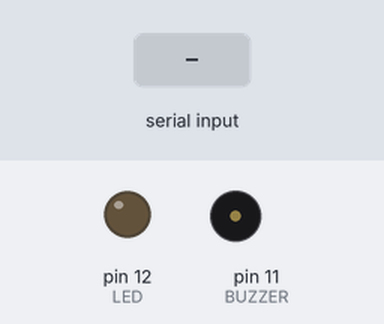
Bench run of a sketch on a simulated Arduino Uno, built with avr-gcc and run on an emulated ATmega328P. Shown: output pins drawn as LEDs (lit = HIGH), buzzer (waves = sounding, pin HIGH). Inputs (shaded band) come from the test bench.

Above: at 1.2 s.
1.3 s: "a" received over Serial
At 2.1 s:
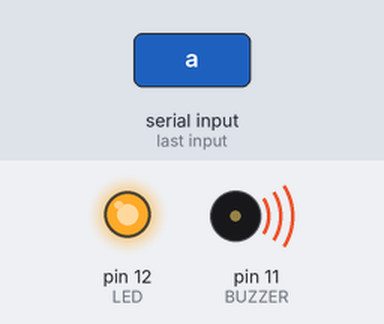
2.8 s: "b" received over Serial
At 3.2 s:
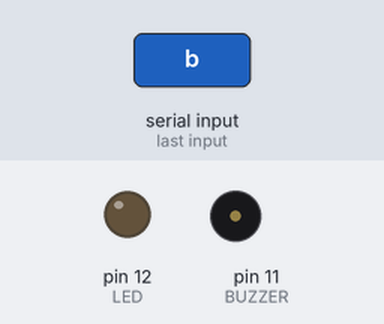
4.3 s: "A" received over Serial
At 5.5 s:
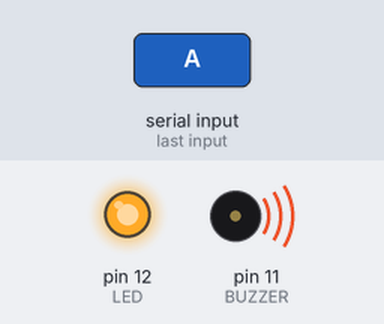
Timing chart, 0 to 7.3 s (numbered marks = the images above; inputs shaded):
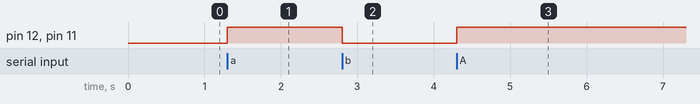

The sketch:

remote_alarm.ino
```cpp
// generated by ArduinoML

int BUTTON = 9;
int LED = 12;
int BUZZER = 11;
char incomingByte;

void setup() {
	pinMode(BUTTON, INPUT);
	pinMode(LED, OUTPUT);
	pinMode(BUZZER, OUTPUT);
	Serial.begin(9600);
}

int state = LOW; int prev = HIGH;
long time = 0; long debounce = 200;

void state_off() {
	digitalWrite(LED, LOW);
	digitalWrite(BUZZER, LOW);
	boolean guard =  millis() - time > debounce;
	if (Serial.available() > 0) {
		incomingByte = Serial.read();
	}
	if ((incomingByte == 'a' || incomingByte == 'A') && guard) {
		time = millis(); state_on();
	} else {
		state_off();
	}
}

void state_on() {
	digitalWrite(LED, HIGH);
	digitalWrite(BUZZER, HIGH);
	boolean guard =  millis() - time > debounce;
	if (Serial.available() > 0) {
		incomingByte = Serial.read();
	}
	if ((incomingByte == 'b' || incomingByte == 'B') && guard) {
		time = millis(); state_off();
	} else {
		state_on();
	}
}

void loop() { state_off(); }
```

Measured:
- after the input at 1.3 s, pin 12 (LED), pin 11 (BUZZER): LOW → HIGH at once
- after the input at 2.8 s, pin 12 (LED), pin 11 (BUZZER): HIGH → LOW at once
- after the input at 4.3 s, pin 12 (LED), pin 11 (BUZZER): LOW → HIGH at once
